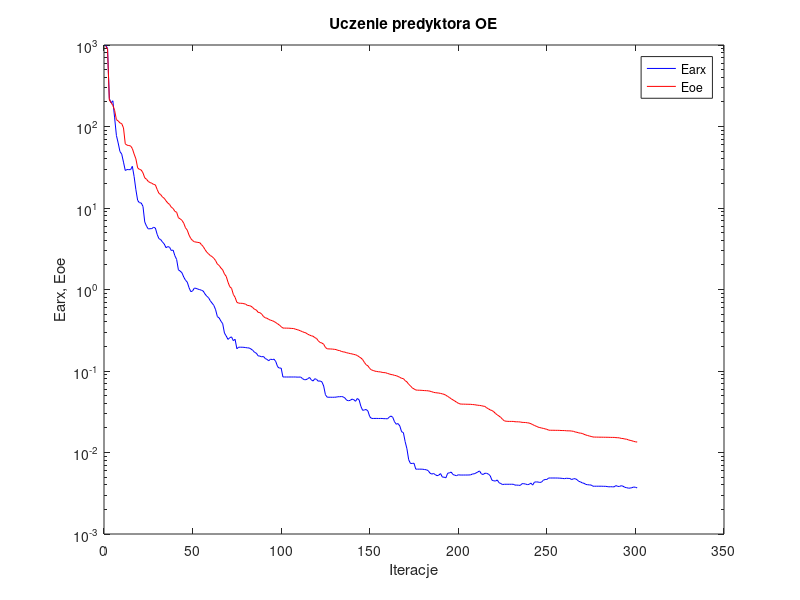
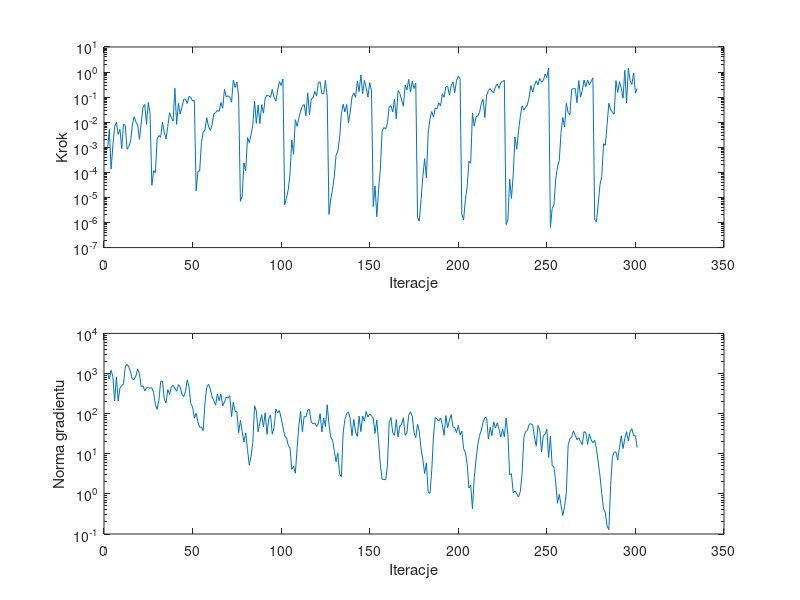

Source code (MATLAB) for these figures, in order:
%uczenie predyktora oe
clear all;
n=0; farx(n+1)=9.867895e+002; foe(n+1)=9.637912e+002; wspucz(n+1)=0.000000e+000; ng(n+1)=0.000000e+000;
%odnowa zmiennej metryki
n=1; farx(n+1)=9.124209e+002; foe(n+1)=8.894334e+002; krok(n+1)=8.410247e-004; ng(n+1)=1.010619e+003;
n=2; farx(n+1)=2.204233e+002; foe(n+1)=2.113761e+002; krok(n+1)=5.128285e-003; ng(n+1)=7.243123e+002;
n=3; farx(n+1)=1.952454e+002; foe(n+1)=1.966312e+002; krok(n+1)=1.347782e-004; ng(n+1)=1.203203e+003;
n=4; farx(n+1)=2.067459e+002; foe(n+1)=1.812432e+002; krok(n+1)=1.144090e-003; ng(n+1)=8.447941e+002;
n=5; farx(n+1)=1.276261e+002; foe(n+1)=1.573636e+002; krok(n+1)=6.669234e-003; ng(n+1)=2.085865e+002;
n=6; farx(n+1)=7.773993e+001; foe(n+1)=1.213274e+002; krok(n+1)=9.949946e-003; ng(n+1)=8.272543e+002;
n=7; farx(n+1)=6.276290e+001; foe(n+1)=1.170962e+002; krok(n+1)=3.272337e-003; ng(n+1)=2.052933e+002;
n=8; farx(n+1)=4.935254e+001; foe(n+1)=1.106309e+002; krok(n+1)=5.172508e-003; ng(n+1)=4.339397e+002;
n=9; farx(n+1)=4.585064e+001; foe(n+1)=1.085811e+002; krok(n+1)=8.861138e-004; ng(n+1)=4.948823e+002;
n=10; farx(n+1)=3.654984e+001; foe(n+1)=9.615839e+001; krok(n+1)=8.323975e-003; ng(n+1)=5.566337e+002;
n=11; farx(n+1)=2.887598e+001; foe(n+1)=6.132722e+001; krok(n+1)=7.505960e-003; ng(n+1)=1.474020e+003;
n=12; farx(n+1)=2.963822e+001; foe(n+1)=5.904531e+001; krok(n+1)=8.374265e-004; ng(n+1)=1.707997e+003;
n=13; farx(n+1)=2.956540e+001; foe(n+1)=5.837237e+001; krok(n+1)=1.066152e-003; ng(n+1)=1.439993e+003;
n=14; farx(n+1)=2.954215e+001; foe(n+1)=5.782508e+001; krok(n+1)=1.758026e-003; ng(n+1)=1.085012e+003;
n=15; farx(n+1)=3.246909e+001; foe(n+1)=5.367781e+001; krok(n+1)=7.780842e-003; ng(n+1)=7.211138e+002;
n=16; farx(n+1)=2.431052e+001; foe(n+1)=4.591844e+001; krok(n+1)=1.661484e-002; ng(n+1)=7.077306e+002;
n=17; farx(n+1)=1.676935e+001; foe(n+1)=4.009327e+001; krok(n+1)=1.033570e-002; ng(n+1)=8.731220e+002;
n=18; farx(n+1)=1.238699e+001; foe(n+1)=3.103589e+001; krok(n+1)=7.799544e-003; ng(n+1)=1.288201e+003;
n=19; farx(n+1)=1.160840e+001; foe(n+1)=2.975748e+001; krok(n+1)=2.063028e-003; ng(n+1)=9.999772e+002;
n=20; farx(n+1)=1.153727e+001; foe(n+1)=2.929171e+001; krok(n+1)=9.307204e-003; ng(n+1)=4.722418e+002;
n=21; farx(n+1)=1.045859e+001; foe(n+1)=2.700028e+001; krok(n+1)=3.833684e-002; ng(n+1)=4.954313e+002;
n=22; farx(n+1)=6.744169e+000; foe(n+1)=2.343808e+001; krok(n+1)=5.113139e-002; ng(n+1)=3.683496e+002;
n=23; farx(n+1)=5.988565e+000; foe(n+1)=2.254227e+001; krok(n+1)=8.229748e-003; ng(n+1)=4.425612e+002;
n=24; farx(n+1)=5.531525e+000; foe(n+1)=2.116675e+001; krok(n+1)=6.109779e-002; ng(n+1)=4.453812e+002;
n=25; farx(n+1)=5.573886e+000; foe(n+1)=2.052970e+001; krok(n+1)=2.194150e-002; ng(n+1)=4.306060e+002;
%odnowa zmiennej metryki
n=26; farx(n+1)=5.589163e+000; foe(n+1)=2.012413e+001; krok(n+1)=3.061523e-005; ng(n+1)=4.428948e+002;
n=27; farx(n+1)=5.806846e+000; foe(n+1)=1.946389e+001; krok(n+1)=1.169035e-004; ng(n+1)=3.317928e+002;
n=28; farx(n+1)=5.677664e+000; foe(n+1)=1.923377e+001; krok(n+1)=9.729960e-005; ng(n+1)=1.693935e+002;
n=29; farx(n+1)=4.751603e+000; foe(n+1)=1.689982e+001; krok(n+1)=2.156451e-003; ng(n+1)=1.278676e+002;
n=30; farx(n+1)=4.205684e+000; foe(n+1)=1.512800e+001; krok(n+1)=2.947309e-003; ng(n+1)=2.161559e+002;
n=31; farx(n+1)=4.097744e+000; foe(n+1)=1.460180e+001; krok(n+1)=2.500228e-003; ng(n+1)=6.396751e+002;
n=32; farx(n+1)=3.825908e+000; foe(n+1)=1.363893e+001; krok(n+1)=1.005588e-002; ng(n+1)=6.462173e+002;
n=33; farx(n+1)=3.618887e+000; foe(n+1)=1.315985e+001; krok(n+1)=3.966104e-003; ng(n+1)=2.389461e+002;
n=34; farx(n+1)=3.258842e+000; foe(n+1)=1.226293e+001; krok(n+1)=2.145173e-003; ng(n+1)=1.832043e+002;
n=35; farx(n+1)=3.362273e+000; foe(n+1)=1.150289e+001; krok(n+1)=6.776891e-003; ng(n+1)=3.976440e+002;
n=36; farx(n+1)=3.304596e+000; foe(n+1)=1.106314e+001; krok(n+1)=2.386882e-002; ng(n+1)=3.050834e+002;
n=37; farx(n+1)=3.006807e+000; foe(n+1)=1.022053e+001; krok(n+1)=1.555551e-002; ng(n+1)=4.615344e+002;
n=38; farx(n+1)=3.046604e+000; foe(n+1)=9.880613e+000; krok(n+1)=1.111520e-002; ng(n+1)=5.088597e+002;
n=39; farx(n+1)=2.600038e+000; foe(n+1)=9.097413e+000; krok(n+1)=2.268451e-001; ng(n+1)=4.304556e+002;
n=40; farx(n+1)=2.336997e+000; foe(n+1)=8.867705e+000; krok(n+1)=8.180929e-003; ng(n+1)=3.608726e+002;
n=41; farx(n+1)=1.742852e+000; foe(n+1)=7.600572e+000; krok(n+1)=5.625683e-002; ng(n+1)=5.280661e+002;
n=42; farx(n+1)=1.682972e+000; foe(n+1)=7.362018e+000; krok(n+1)=2.160874e-002; ng(n+1)=4.637715e+002;
n=43; farx(n+1)=1.605250e+000; foe(n+1)=7.055543e+000; krok(n+1)=3.941187e-002; ng(n+1)=3.016021e+002;
n=44; farx(n+1)=1.423193e+000; foe(n+1)=6.519720e+000; krok(n+1)=8.268560e-002; ng(n+1)=2.662993e+002;
n=45; farx(n+1)=1.300831e+000; foe(n+1)=5.721677e+000; krok(n+1)=8.452076e-002; ng(n+1)=3.601591e+002;
n=46; farx(n+1)=1.232151e+000; foe(n+1)=5.348961e+000; krok(n+1)=5.558094e-002; ng(n+1)=6.954465e+002;
n=47; farx(n+1)=1.053855e+000; foe(n+1)=4.652670e+000; krok(n+1)=1.068981e-001; ng(n+1)=4.645950e+002;
n=48; farx(n+1)=9.402973e-001; foe(n+1)=4.219437e+000; krok(n+1)=9.907791e-002; ng(n+1)=1.780136e+002;
n=49; farx(n+1)=9.588953e-001; foe(n+1)=3.990793e+000; krok(n+1)=7.000904e-002; ng(n+1)=1.469523e+002;
n=50; farx(n+1)=1.041842e+000; foe(n+1)=3.846642e+000; krok(n+1)=7.475647e-002; ng(n+1)=7.731207e+001;
%odnowa zmiennej metryki
n=51; farx(n+1)=1.032195e+000; foe(n+1)=3.820403e+000; krok(n+1)=1.843074e-005; ng(n+1)=1.019713e+002;
n=52; farx(n+1)=1.010896e+000; foe(n+1)=3.779994e+000; krok(n+1)=1.085565e-004; ng(n+1)=6.273618e+001;
n=53; farx(n+1)=9.976583e-001; foe(n+1)=3.762029e+000; krok(n+1)=1.119163e-004; ng(n+1)=4.590024e+001;
n=54; farx(n+1)=9.791291e-001; foe(n+1)=3.555302e+000; krok(n+1)=1.548092e-003; ng(n+1)=4.641403e+001;
n=55; farx(n+1)=9.572897e-001; foe(n+1)=3.366697e+000; krok(n+1)=3.916767e-003; ng(n+1)=3.774026e+001;
n=56; farx(n+1)=8.821608e-001; foe(n+1)=3.095254e+000; krok(n+1)=4.938447e-003; ng(n+1)=1.839285e+002;
n=57; farx(n+1)=8.275924e-001; foe(n+1)=2.874606e+000; krok(n+1)=1.525264e-002; ng(n+1)=4.556379e+002;
n=58; farx(n+1)=7.942843e-001; foe(n+1)=2.742304e+000; krok(n+1)=6.776891e-003; ng(n+1)=5.403587e+002;
n=59; farx(n+1)=7.271738e-001; foe(n+1)=2.610001e+000; krok(n+1)=4.743099e-003; ng(n+1)=4.117403e+002;
n=60; farx(n+1)=6.806226e-001; foe(n+1)=2.537777e+000; krok(n+1)=7.780842e-003; ng(n+1)=2.636682e+002;
n=61; farx(n+1)=6.385902e-001; foe(n+1)=2.412221e+000; krok(n+1)=2.160874e-002; ng(n+1)=2.096710e+002;
n=62; farx(n+1)=5.647344e-001; foe(n+1)=2.265190e+000; krok(n+1)=2.447519e-002; ng(n+1)=1.618736e+002;
n=63; farx(n+1)=4.643695e-001; foe(n+1)=2.046683e+000; krok(n+1)=2.928765e-002; ng(n+1)=3.092119e+002;
n=64; farx(n+1)=4.483578e-001; foe(n+1)=1.974472e+000; krok(n+1)=2.721013e-002; ng(n+1)=2.100220e+002;
n=65; farx(n+1)=4.089625e-001; foe(n+1)=1.834814e+000; krok(n+1)=6.144187e-002; ng(n+1)=3.045233e+002;
n=66; farx(n+1)=3.806908e-001; foe(n+1)=1.741357e+000; krok(n+1)=3.571281e-002; ng(n+1)=1.559146e+002;
n=67; farx(n+1)=2.921047e-001; foe(n+1)=1.550901e+000; krok(n+1)=2.031949e-001; ng(n+1)=1.966565e+002;
n=68; farx(n+1)=2.685574e-001; foe(n+1)=1.448141e+000; krok(n+1)=1.036127e-001; ng(n+1)=2.578102e+002;
n=69; farx(n+1)=2.441002e-001; foe(n+1)=1.229089e+000; krok(n+1)=1.134226e-001; ng(n+1)=2.433249e+002;
n=70; farx(n+1)=2.563349e-001; foe(n+1)=1.081060e+000; krok(n+1)=9.809225e-002; ng(n+1)=2.786051e+002;
n=71; farx(n+1)=2.622627e-001; foe(n+1)=1.034941e+000; krok(n+1)=6.306675e-002; ng(n+1)=8.455303e+001;
n=72; farx(n+1)=2.356167e-001; foe(n+1)=8.714461e-001; krok(n+1)=4.764226e-001; ng(n+1)=1.933085e+002;
n=73; farx(n+1)=2.450394e-001; foe(n+1)=8.010483e-001; krok(n+1)=2.443912e-001; ng(n+1)=1.147855e+002;
n=74; farx(n+1)=1.875658e-001; foe(n+1)=6.964374e-001; krok(n+1)=4.003408e-001; ng(n+1)=1.093820e+002;
n=75; farx(n+1)=1.959700e-001; foe(n+1)=6.801738e-001; krok(n+1)=1.124683e-001; ng(n+1)=3.362505e+001;
%odnowa zmiennej metryki
n=76; farx(n+1)=1.958536e-001; foe(n+1)=6.778681e-001; krok(n+1)=6.997257e-006; ng(n+1)=6.791631e+001;
n=77; farx(n+1)=1.957582e-001; foe(n+1)=6.766577e-001; krok(n+1)=1.104522e-005; ng(n+1)=3.590339e+001;
n=78; farx(n+1)=1.951231e-001; foe(n+1)=6.694645e-001; krok(n+1)=2.385047e-004; ng(n+1)=1.977276e+001;
n=79; farx(n+1)=1.937073e-001; foe(n+1)=6.607161e-001; krok(n+1)=1.159103e-004; ng(n+1)=3.315607e+001;
n=80; farx(n+1)=1.922586e-001; foe(n+1)=6.366941e-001; krok(n+1)=2.424720e-003; ng(n+1)=1.281097e+001;
n=81; farx(n+1)=1.915732e-001; foe(n+1)=6.346989e-001; krok(n+1)=1.548092e-003; ng(n+1)=5.233967e+000;
n=82; farx(n+1)=1.860013e-001; foe(n+1)=6.230140e-001; krok(n+1)=3.144401e-003; ng(n+1)=8.665853e+000;
n=83; farx(n+1)=1.791736e-001; foe(n+1)=5.998584e-001; krok(n+1)=7.763844e-003; ng(n+1)=1.907959e+001;
n=84; farx(n+1)=1.693642e-001; foe(n+1)=5.703183e-001; krok(n+1)=6.907323e-002; ng(n+1)=1.573273e+002;
n=85; farx(n+1)=1.655378e-001; foe(n+1)=5.608336e-001; krok(n+1)=8.988693e-003; ng(n+1)=1.156893e+002;
n=86; farx(n+1)=1.536137e-001; foe(n+1)=5.241435e-001; krok(n+1)=4.757597e-002; ng(n+1)=3.497946e+001;
n=87; farx(n+1)=1.521982e-001; foe(n+1)=5.200299e-001; krok(n+1)=8.799720e-003; ng(n+1)=6.032161e+001;
n=88; farx(n+1)=1.493672e-001; foe(n+1)=4.995371e-001; krok(n+1)=5.005537e-002; ng(n+1)=9.357672e+001;
n=89; farx(n+1)=1.507914e-001; foe(n+1)=4.673530e-001; krok(n+1)=2.284436e-002; ng(n+1)=4.656631e+001;
n=90; farx(n+1)=1.424413e-001; foe(n+1)=4.500523e-001; krok(n+1)=9.228634e-002; ng(n+1)=1.058404e+002;
n=91; farx(n+1)=1.387445e-001; foe(n+1)=4.437644e-001; krok(n+1)=1.196783e-001; ng(n+1)=3.047120e+001;
n=92; farx(n+1)=1.336772e-001; foe(n+1)=4.296741e-001; krok(n+1)=1.143200e-001; ng(n+1)=7.409041e+001;
n=93; farx(n+1)=1.396831e-001; foe(n+1)=4.204811e-001; krok(n+1)=9.809225e-002; ng(n+1)=9.284959e+001;
n=94; farx(n+1)=1.380326e-001; foe(n+1)=4.143201e-001; krok(n+1)=2.051030e-001; ng(n+1)=3.079113e+001;
n=95; farx(n+1)=1.396926e-001; foe(n+1)=4.051445e-001; krok(n+1)=9.809225e-002; ng(n+1)=4.483298e+001;
n=96; farx(n+1)=1.301341e-001; foe(n+1)=3.922290e-001; krok(n+1)=6.935426e-002; ng(n+1)=1.299831e+002;
n=97; farx(n+1)=1.128452e-001; foe(n+1)=3.796491e-001; krok(n+1)=1.775417e-001; ng(n+1)=1.037773e+002;
n=98; farx(n+1)=1.085230e-001; foe(n+1)=3.662252e-001; krok(n+1)=4.187571e-001; ng(n+1)=1.197748e+002;
n=99; farx(n+1)=1.086661e-001; foe(n+1)=3.500993e-001; krok(n+1)=2.921091e-001; ng(n+1)=7.644221e+001;
n=100; farx(n+1)=8.449865e-002; foe(n+1)=3.364208e-001; krok(n+1)=5.316748e-001; ng(n+1)=4.605682e+001;
%odnowa zmiennej metryki
n=101; farx(n+1)=8.446223e-002; foe(n+1)=3.361431e-001; krok(n+1)=5.082078e-006; ng(n+1)=2.765521e+001;
n=102; farx(n+1)=8.441334e-002; foe(n+1)=3.357012e-001; krok(n+1)=9.377529e-006; ng(n+1)=2.513180e+001;
n=103; farx(n+1)=8.438507e-002; foe(n+1)=3.354023e-001; krok(n+1)=2.031935e-005; ng(n+1)=1.630495e+001;
n=104; farx(n+1)=8.444469e-002; foe(n+1)=3.344840e-001; krok(n+1)=8.669030e-005; ng(n+1)=1.420068e+001;
n=105; farx(n+1)=8.442141e-002; foe(n+1)=3.328480e-001; krok(n+1)=1.956001e-003; ng(n+1)=4.086968e+000;
n=106; farx(n+1)=8.439054e-002; foe(n+1)=3.321027e-001; krok(n+1)=5.276810e-004; ng(n+1)=4.899079e+000;
n=107; farx(n+1)=8.448955e-002; foe(n+1)=3.265359e-001; krok(n+1)=1.260621e-002; ng(n+1)=3.267392e+000;
n=108; farx(n+1)=8.412552e-002; foe(n+1)=3.218462e-001; krok(n+1)=6.854056e-003; ng(n+1)=1.326957e+001;
n=109; farx(n+1)=8.412969e-002; foe(n+1)=3.168596e-001; krok(n+1)=1.427439e-002; ng(n+1)=5.133175e+001;
n=110; farx(n+1)=8.440705e-002; foe(n+1)=3.101514e-001; krok(n+1)=2.788178e-002; ng(n+1)=1.133606e+002;
n=111; farx(n+1)=8.086078e-002; foe(n+1)=3.039335e-001; krok(n+1)=4.284718e-002; ng(n+1)=3.471369e+001;
n=112; farx(n+1)=7.832343e-002; foe(n+1)=2.976516e-001; krok(n+1)=5.160128e-002; ng(n+1)=8.579128e+001;
n=113; farx(n+1)=7.819162e-002; foe(n+1)=2.931270e-001; krok(n+1)=1.799391e-002; ng(n+1)=8.212925e+001;
n=114; farx(n+1)=8.036043e-002; foe(n+1)=2.826590e-001; krok(n+1)=1.487414e-001; ng(n+1)=1.238597e+002;
n=115; farx(n+1)=8.337030e-002; foe(n+1)=2.764373e-001; krok(n+1)=2.011176e-002; ng(n+1)=1.271314e+002;
n=116; farx(n+1)=7.804645e-002; foe(n+1)=2.704110e-001; krok(n+1)=8.343059e-002; ng(n+1)=6.189076e+001;
n=117; farx(n+1)=7.535230e-002; foe(n+1)=2.672585e-001; krok(n+1)=9.326072e-002; ng(n+1)=5.564914e+001;
n=118; farx(n+1)=8.043215e-002; foe(n+1)=2.568416e-001; krok(n+1)=1.702433e-001; ng(n+1)=5.879314e+001;
n=119; farx(n+1)=7.879783e-002; foe(n+1)=2.505284e-001; krok(n+1)=1.104861e-001; ng(n+1)=4.802967e+001;
n=120; farx(n+1)=7.486737e-002; foe(n+1)=2.341383e-001; krok(n+1)=3.713045e-001; ng(n+1)=5.693993e+001;
n=121; farx(n+1)=7.557459e-002; foe(n+1)=2.239898e-001; krok(n+1)=4.089939e-001; ng(n+1)=1.005039e+002;
n=122; farx(n+1)=7.361070e-002; foe(n+1)=2.204248e-001; krok(n+1)=1.355389e-001; ng(n+1)=3.487510e+001;
n=123; farx(n+1)=6.549187e-002; foe(n+1)=2.129832e-001; krok(n+1)=1.355729e-001; ng(n+1)=7.755381e+001;
n=124; farx(n+1)=5.114657e-002; foe(n+1)=1.948020e-001; krok(n+1)=4.641165e-001; ng(n+1)=4.788370e+001;
n=125; farx(n+1)=4.768214e-002; foe(n+1)=1.871238e-001; krok(n+1)=1.019950e-001; ng(n+1)=1.664528e+002;
%odnowa zmiennej metryki
n=126; farx(n+1)=4.766584e-002; foe(n+1)=1.866919e-001; krok(n+1)=2.107948e-006; ng(n+1)=5.405636e+001;
n=127; farx(n+1)=4.765214e-002; foe(n+1)=1.863234e-001; krok(n+1)=8.690837e-006; ng(n+1)=2.576434e+001;
n=128; farx(n+1)=4.760233e-002; foe(n+1)=1.856938e-001; krok(n+1)=2.067984e-005; ng(n+1)=2.208489e+001;
n=129; farx(n+1)=4.767313e-002; foe(n+1)=1.844871e-001; krok(n+1)=7.005353e-005; ng(n+1)=1.186102e+001;
n=130; farx(n+1)=4.777558e-002; foe(n+1)=1.833789e-001; krok(n+1)=4.863834e-004; ng(n+1)=6.313167e+000;
n=131; farx(n+1)=4.833156e-002; foe(n+1)=1.792436e-001; krok(n+1)=7.138862e-004; ng(n+1)=1.050768e+001;
n=132; farx(n+1)=4.834501e-002; foe(n+1)=1.783688e-001; krok(n+1)=2.371138e-003; ng(n+1)=3.146354e+000;
n=133; farx(n+1)=4.860052e-002; foe(n+1)=1.737783e-001; krok(n+1)=2.219272e-002; ng(n+1)=2.674919e+000;
n=134; farx(n+1)=4.818959e-002; foe(n+1)=1.718582e-001; krok(n+1)=5.213103e-002; ng(n+1)=3.306822e+001;
n=135; farx(n+1)=4.658447e-002; foe(n+1)=1.704209e-001; krok(n+1)=2.556212e-002; ng(n+1)=7.239248e+001;
n=136; farx(n+1)=4.382163e-002; foe(n+1)=1.674339e-001; krok(n+1)=5.157588e-002; ng(n+1)=9.988503e+001;
n=137; farx(n+1)=4.318970e-002; foe(n+1)=1.656048e-001; krok(n+1)=9.417142e-003; ng(n+1)=1.114474e+002;
n=138; farx(n+1)=4.363254e-002; foe(n+1)=1.635750e-001; krok(n+1)=2.497713e-002; ng(n+1)=7.318432e+001;
n=139; farx(n+1)=4.522417e-002; foe(n+1)=1.621173e-001; krok(n+1)=1.020821e-001; ng(n+1)=2.801857e+001;
n=140; farx(n+1)=4.453888e-002; foe(n+1)=1.597879e-001; krok(n+1)=1.465586e-001; ng(n+1)=7.204623e+001;
n=141; farx(n+1)=4.249883e-002; foe(n+1)=1.581849e-001; krok(n+1)=9.909413e-002; ng(n+1)=3.530961e+001;
n=142; farx(n+1)=4.602241e-002; foe(n+1)=1.548229e-001; krok(n+1)=4.337210e-001; ng(n+1)=2.702320e+001;
n=143; farx(n+1)=4.428096e-002; foe(n+1)=1.495324e-001; krok(n+1)=1.677703e-001; ng(n+1)=8.658248e+001;
n=144; farx(n+1)=3.689921e-002; foe(n+1)=1.445648e-001; krok(n+1)=7.612154e-001; ng(n+1)=3.553188e+001;
n=145; farx(n+1)=3.292596e-002; foe(n+1)=1.382112e-001; krok(n+1)=1.400181e-001; ng(n+1)=8.696595e+001;
n=146; farx(n+1)=3.328345e-002; foe(n+1)=1.273599e-001; krok(n+1)=4.635137e-001; ng(n+1)=6.532319e+001;
n=147; farx(n+1)=3.374160e-002; foe(n+1)=1.193119e-001; krok(n+1)=2.357265e-001; ng(n+1)=1.126357e+002;
n=148; farx(n+1)=3.219252e-002; foe(n+1)=1.155499e-001; krok(n+1)=1.003397e-001; ng(n+1)=8.197157e+001;
n=149; farx(n+1)=2.756503e-002; foe(n+1)=1.074118e-001; krok(n+1)=3.780408e-001; ng(n+1)=9.700817e+001;
n=150; farx(n+1)=2.620513e-002; foe(n+1)=1.030262e-001; krok(n+1)=1.794664e-001; ng(n+1)=8.883311e+001;
%odnowa zmiennej metryki
n=151; farx(n+1)=2.617090e-002; foe(n+1)=1.014920e-001; krok(n+1)=4.359474e-006; ng(n+1)=7.667178e+001;
n=152; farx(n+1)=2.619165e-002; foe(n+1)=9.949682e-002; krok(n+1)=2.867992e-005; ng(n+1)=3.229146e+001;
n=153; farx(n+1)=2.619894e-002; foe(n+1)=9.876994e-002; krok(n+1)=1.711678e-006; ng(n+1)=6.872109e+001;
n=154; farx(n+1)=2.615532e-002; foe(n+1)=9.777746e-002; krok(n+1)=2.114892e-005; ng(n+1)=2.025990e+001;
n=155; farx(n+1)=2.617307e-002; foe(n+1)=9.758071e-002; krok(n+1)=1.367364e-004; ng(n+1)=5.374650e+000;
n=156; farx(n+1)=2.616372e-002; foe(n+1)=9.621759e-002; krok(n+1)=4.563662e-003; ng(n+1)=2.285953e+000;
n=157; farx(n+1)=2.601304e-002; foe(n+1)=9.555774e-002; krok(n+1)=6.131265e-003; ng(n+1)=2.306539e+000;
n=158; farx(n+1)=2.602995e-002; foe(n+1)=9.529427e-002; krok(n+1)=5.269205e-003; ng(n+1)=2.252299e+000;
n=159; farx(n+1)=2.587213e-002; foe(n+1)=9.333867e-002; krok(n+1)=9.447410e-003; ng(n+1)=5.124787e+000;
n=160; farx(n+1)=2.712740e-002; foe(n+1)=9.214430e-002; krok(n+1)=4.134280e-002; ng(n+1)=6.170183e+001;
n=161; farx(n+1)=2.803738e-002; foe(n+1)=9.053644e-002; krok(n+1)=4.559356e-002; ng(n+1)=7.960144e+001;
n=162; farx(n+1)=2.703097e-002; foe(n+1)=8.995030e-002; krok(n+1)=2.560364e-002; ng(n+1)=3.372003e+001;
n=163; farx(n+1)=2.384436e-002; foe(n+1)=8.832492e-002; krok(n+1)=8.343059e-002; ng(n+1)=2.900351e+001;
n=164; farx(n+1)=2.222036e-002; foe(n+1)=8.760382e-002; krok(n+1)=1.370811e-002; ng(n+1)=7.115428e+001;
n=165; farx(n+1)=2.264613e-002; foe(n+1)=8.573703e-002; krok(n+1)=1.817918e-001; ng(n+1)=2.609603e+001;
n=166; farx(n+1)=2.111783e-002; foe(n+1)=8.362137e-002; krok(n+1)=1.409038e-001; ng(n+1)=4.945842e+001;
n=167; farx(n+1)=1.796680e-002; foe(n+1)=8.126048e-002; krok(n+1)=7.727538e-002; ng(n+1)=5.508307e+001;
n=168; farx(n+1)=1.756281e-002; foe(n+1)=8.072246e-002; krok(n+1)=4.366353e-002; ng(n+1)=7.889659e+001;
n=169; farx(n+1)=1.359601e-002; foe(n+1)=7.619493e-002; krok(n+1)=2.987477e-001; ng(n+1)=2.900774e+001;
n=170; farx(n+1)=1.112291e-002; foe(n+1)=7.350472e-002; krok(n+1)=1.942977e-001; ng(n+1)=3.312768e+001;
n=171; farx(n+1)=8.147285e-003; foe(n+1)=6.867331e-002; krok(n+1)=5.090926e-001; ng(n+1)=9.218335e+001;
n=172; farx(n+1)=7.338738e-003; foe(n+1)=6.572557e-002; krok(n+1)=1.591991e-001; ng(n+1)=1.112311e+002;
n=173; farx(n+1)=7.344480e-003; foe(n+1)=6.209835e-002; krok(n+1)=4.337210e-001; ng(n+1)=8.733771e+001;
n=174; farx(n+1)=7.386041e-003; foe(n+1)=6.030647e-002; krok(n+1)=2.203117e-001; ng(n+1)=3.409554e+001;
n=175; farx(n+1)=6.249317e-003; foe(n+1)=5.846879e-002; krok(n+1)=3.589327e-001; ng(n+1)=2.509399e+001;
%odnowa zmiennej metryki
n=176; farx(n+1)=6.247715e-003; foe(n+1)=5.818924e-002; krok(n+1)=1.599945e-006; ng(n+1)=5.494375e+001;
n=177; farx(n+1)=6.248301e-003; foe(n+1)=5.808783e-002; krok(n+1)=1.133979e-006; ng(n+1)=3.586336e+001;
n=178; farx(n+1)=6.247611e-003; foe(n+1)=5.798020e-002; krok(n+1)=8.470861e-006; ng(n+1)=1.301598e+001;
n=179; farx(n+1)=6.231395e-003; foe(n+1)=5.772250e-002; krok(n+1)=6.975159e-005; ng(n+1)=7.137685e+000;
n=180; farx(n+1)=6.178403e-003; foe(n+1)=5.749676e-002; krok(n+1)=3.522699e-004; ng(n+1)=3.216466e+000;
n=181; farx(n+1)=6.137897e-003; foe(n+1)=5.735414e-002; krok(n+1)=5.990465e-005; ng(n+1)=5.915958e+000;
n=182; farx(n+1)=5.992325e-003; foe(n+1)=5.711881e-002; krok(n+1)=3.752448e-003; ng(n+1)=1.096751e+000;
n=183; farx(n+1)=5.596060e-003; foe(n+1)=5.656395e-002; krok(n+1)=1.355378e-002; ng(n+1)=1.032266e+000;
n=184; farx(n+1)=5.430311e-003; foe(n+1)=5.574310e-002; krok(n+1)=2.667694e-002; ng(n+1)=3.746927e+000;
n=185; farx(n+1)=5.531061e-003; foe(n+1)=5.475360e-002; krok(n+1)=1.596002e-002; ng(n+1)=2.776691e+001;
n=186; farx(n+1)=5.356872e-003; foe(n+1)=5.424247e-002; krok(n+1)=3.692409e-002; ng(n+1)=8.068286e+001;
n=187; farx(n+1)=5.193005e-003; foe(n+1)=5.392127e-002; krok(n+1)=3.426151e-002; ng(n+1)=7.323044e+001;
n=188; farx(n+1)=5.276058e-003; foe(n+1)=5.362471e-002; krok(n+1)=5.945329e-002; ng(n+1)=6.590681e+001;
n=189; farx(n+1)=5.509459e-003; foe(n+1)=5.307062e-002; krok(n+1)=4.486659e-002; ng(n+1)=7.782002e+001;
n=190; farx(n+1)=4.988330e-003; foe(n+1)=5.244825e-002; krok(n+1)=1.354890e-001; ng(n+1)=5.333160e+001;
n=191; farx(n+1)=4.982864e-003; foe(n+1)=5.171573e-002; krok(n+1)=9.809225e-002; ng(n+1)=2.874240e+001;
n=192; farx(n+1)=4.892483e-003; foe(n+1)=5.040196e-002; krok(n+1)=2.625380e-001; ng(n+1)=8.951660e+001;
n=193; farx(n+1)=5.566010e-003; foe(n+1)=4.875782e-002; krok(n+1)=2.635881e-001; ng(n+1)=4.484316e+001;
n=194; farx(n+1)=5.631417e-003; foe(n+1)=4.731849e-002; krok(n+1)=1.237945e-001; ng(n+1)=6.859322e+001;
n=195; farx(n+1)=5.754987e-003; foe(n+1)=4.560103e-002; krok(n+1)=2.866206e-001; ng(n+1)=9.495653e+001;
n=196; farx(n+1)=5.363601e-003; foe(n+1)=4.420974e-002; krok(n+1)=4.065930e-001; ng(n+1)=4.684318e+001;
n=197; farx(n+1)=5.266603e-003; foe(n+1)=4.287957e-002; krok(n+1)=1.509846e-001; ng(n+1)=4.476245e+001;
n=198; farx(n+1)=5.199745e-003; foe(n+1)=4.147331e-002; krok(n+1)=4.567804e-001; ng(n+1)=3.356930e+001;
n=199; farx(n+1)=5.328300e-003; foe(n+1)=4.022471e-002; krok(n+1)=7.011953e-001; ng(n+1)=5.068019e+001;
n=200; farx(n+1)=5.290186e-003; foe(n+1)=3.940421e-002; krok(n+1)=5.419562e-001; ng(n+1)=2.971566e+001;
%odnowa zmiennej metryki
n=201; farx(n+1)=5.291278e-003; foe(n+1)=3.923339e-002; krok(n+1)=2.189173e-006; ng(n+1)=3.662993e+001;
n=202; farx(n+1)=5.291827e-003; foe(n+1)=3.921452e-002; krok(n+1)=1.268643e-006; ng(n+1)=1.345811e+001;
n=203; farx(n+1)=5.294388e-003; foe(n+1)=3.914382e-002; krok(n+1)=8.155065e-006; ng(n+1)=1.074069e+001;
n=204; farx(n+1)=5.292872e-003; foe(n+1)=3.908671e-002; krok(n+1)=2.581106e-005; ng(n+1)=5.660755e+000;
n=205; farx(n+1)=5.301612e-003; foe(n+1)=3.904383e-002; krok(n+1)=2.781068e-004; ng(n+1)=1.401478e+000;
n=206; farx(n+1)=5.316086e-003; foe(n+1)=3.899577e-002; krok(n+1)=2.318206e-004; ng(n+1)=1.651582e+000;
n=207; farx(n+1)=5.450866e-003; foe(n+1)=3.878260e-002; krok(n+1)=2.307159e-002; ng(n+1)=4.269230e-001;
n=208; farx(n+1)=5.476400e-003; foe(n+1)=3.864813e-002; krok(n+1)=6.947618e-003; ng(n+1)=2.540149e+000;
n=209; farx(n+1)=5.610082e-003; foe(n+1)=3.830428e-002; krok(n+1)=1.672063e-002; ng(n+1)=7.004243e+000;
n=210; farx(n+1)=5.769672e-003; foe(n+1)=3.801020e-002; krok(n+1)=1.779884e-002; ng(n+1)=1.673902e+001;
n=211; farx(n+1)=5.936462e-003; foe(n+1)=3.783941e-002; krok(n+1)=2.476948e-002; ng(n+1)=2.832204e+001;
n=212; farx(n+1)=5.481270e-003; foe(n+1)=3.754758e-002; krok(n+1)=5.694364e-002; ng(n+1)=3.878153e+001;
n=213; farx(n+1)=5.369253e-003; foe(n+1)=3.708904e-002; krok(n+1)=8.100548e-002; ng(n+1)=6.088487e+001;
n=214; farx(n+1)=5.560240e-003; foe(n+1)=3.677341e-002; krok(n+1)=1.526430e-002; ng(n+1)=7.993845e+001;
n=215; farx(n+1)=5.560518e-003; foe(n+1)=3.536222e-002; krok(n+1)=1.202721e-001; ng(n+1)=7.900101e+001;
n=216; farx(n+1)=5.431487e-003; foe(n+1)=3.442087e-002; krok(n+1)=1.827549e-001; ng(n+1)=2.322138e+001;
n=217; farx(n+1)=5.193698e-003; foe(n+1)=3.333419e-002; krok(n+1)=2.203117e-001; ng(n+1)=4.548177e+001;
n=218; farx(n+1)=4.574794e-003; foe(n+1)=3.274659e-002; krok(n+1)=1.694093e-001; ng(n+1)=2.844315e+001;
n=219; farx(n+1)=4.497994e-003; foe(n+1)=3.169111e-002; krok(n+1)=1.497423e-001; ng(n+1)=6.229393e+001;
n=220; farx(n+1)=4.463056e-003; foe(n+1)=3.012342e-002; krok(n+1)=2.617897e-001; ng(n+1)=4.376903e+001;
n=221; farx(n+1)=4.603913e-003; foe(n+1)=2.898988e-002; krok(n+1)=3.381117e-001; ng(n+1)=5.849095e+001;
n=222; farx(n+1)=4.261946e-003; foe(n+1)=2.798976e-002; krok(n+1)=2.224108e-001; ng(n+1)=4.127878e+001;
n=223; farx(n+1)=4.156740e-003; foe(n+1)=2.693908e-002; krok(n+1)=3.881773e-001; ng(n+1)=2.622390e+001;
n=224; farx(n+1)=4.045139e-003; foe(n+1)=2.550965e-002; krok(n+1)=4.126070e-001; ng(n+1)=4.161537e+001;
n=225; farx(n+1)=4.077652e-003; foe(n+1)=2.444891e-002; krok(n+1)=4.726961e-001; ng(n+1)=2.649073e+001;
%odnowa zmiennej metryki
n=226; farx(n+1)=4.077580e-003; foe(n+1)=2.420060e-002; krok(n+1)=8.275305e-007; ng(n+1)=7.704499e+001;
n=227; farx(n+1)=4.077594e-003; foe(n+1)=2.411277e-002; krok(n+1)=1.318057e-006; ng(n+1)=3.068396e+001;
n=228; farx(n+1)=4.077649e-003; foe(n+1)=2.408223e-002; krok(n+1)=5.326795e-005; ng(n+1)=2.974354e+000;
n=229; farx(n+1)=4.077615e-003; foe(n+1)=2.407266e-002; krok(n+1)=9.125546e-006; ng(n+1)=3.179022e+000;
n=230; farx(n+1)=4.075775e-003; foe(n+1)=2.406758e-002; krok(n+1)=7.818173e-005; ng(n+1)=1.062069e+000;
n=231; farx(n+1)=3.981937e-003; foe(n+1)=2.385358e-002; krok(n+1)=2.600877e-003; ng(n+1)=1.183160e+000;
n=232; farx(n+1)=3.981998e-003; foe(n+1)=2.381683e-002; krok(n+1)=8.374265e-004; ng(n+1)=9.959450e-001;
n=233; farx(n+1)=3.967133e-003; foe(n+1)=2.378111e-002; krok(n+1)=4.341280e-003; ng(n+1)=8.388680e-001;
n=234; farx(n+1)=3.948370e-003; foe(n+1)=2.368661e-002; krok(n+1)=1.675780e-002; ng(n+1)=1.142830e+000;
n=235; farx(n+1)=4.147379e-003; foe(n+1)=2.344423e-002; krok(n+1)=4.544795e-002; ng(n+1)=3.095708e+000;
n=236; farx(n+1)=4.141136e-003; foe(n+1)=2.337538e-002; krok(n+1)=3.012318e-002; ng(n+1)=2.501288e+001;
n=237; farx(n+1)=4.100130e-003; foe(n+1)=2.332189e-002; krok(n+1)=3.979978e-002; ng(n+1)=3.597495e+001;
n=238; farx(n+1)=4.036417e-003; foe(n+1)=2.314642e-002; krok(n+1)=4.905012e-002; ng(n+1)=3.786077e+001;
n=239; farx(n+1)=4.071294e-003; foe(n+1)=2.298755e-002; krok(n+1)=1.003743e-001; ng(n+1)=5.438072e+001;
n=240; farx(n+1)=4.211583e-003; foe(n+1)=2.255283e-002; krok(n+1)=2.885219e-001; ng(n+1)=5.601874e+001;
n=241; farx(n+1)=3.980676e-003; foe(n+1)=2.199321e-002; krok(n+1)=1.591991e-001; ng(n+1)=5.179939e+001;
n=242; farx(n+1)=4.338021e-003; foe(n+1)=2.144851e-002; krok(n+1)=2.942678e-001; ng(n+1)=2.610273e+001;
n=243; farx(n+1)=4.356205e-003; foe(n+1)=2.100311e-002; krok(n+1)=4.467816e-001; ng(n+1)=1.545910e+001;
n=244; farx(n+1)=4.344934e-003; foe(n+1)=2.050749e-002; krok(n+1)=3.129038e-001; ng(n+1)=5.058780e+001;
n=245; farx(n+1)=4.291820e-003; foe(n+1)=2.022213e-002; krok(n+1)=5.570755e-001; ng(n+1)=3.951433e+001;
n=246; farx(n+1)=4.333044e-003; foe(n+1)=1.998489e-002; krok(n+1)=3.923690e-001; ng(n+1)=1.107711e+001;
n=247; farx(n+1)=4.567700e-003; foe(n+1)=1.975317e-002; krok(n+1)=4.556164e-001; ng(n+1)=2.865322e+001;
n=248; farx(n+1)=4.666967e-003; foe(n+1)=1.949596e-002; krok(n+1)=8.256204e-001; ng(n+1)=3.037328e+001;
n=249; farx(n+1)=4.670195e-003; foe(n+1)=1.925348e-002; krok(n+1)=6.039386e-001; ng(n+1)=4.066536e+001;
n=250; farx(n+1)=4.865414e-003; foe(n+1)=1.880506e-002; krok(n+1)=1.458994e+000; ng(n+1)=8.038342e+000;
%odnowa zmiennej metryki
n=251; farx(n+1)=4.865105e-003; foe(n+1)=1.874918e-002; krok(n+1)=6.357245e-007; ng(n+1)=2.767704e+001;
n=252; farx(n+1)=4.865496e-003; foe(n+1)=1.874034e-002; krok(n+1)=3.652351e-006; ng(n+1)=5.133031e+000;
n=253; farx(n+1)=4.865175e-003; foe(n+1)=1.873323e-002; krok(n+1)=4.944182e-006; ng(n+1)=4.644813e+000;
n=254; farx(n+1)=4.863040e-003; foe(n+1)=1.870919e-002; krok(n+1)=5.547503e-005; ng(n+1)=1.961476e+000;
n=255; farx(n+1)=4.861360e-003; foe(n+1)=1.870602e-002; krok(n+1)=1.631084e-004; ng(n+1)=5.811163e-001;
n=256; farx(n+1)=4.846767e-003; foe(n+1)=1.868714e-002; krok(n+1)=2.923979e-004; ng(n+1)=9.773361e-001;
n=257; farx(n+1)=4.834036e-003; foe(n+1)=1.862038e-002; krok(n+1)=3.965892e-003; ng(n+1)=5.197252e-001;
n=258; farx(n+1)=4.801495e-003; foe(n+1)=1.860030e-002; krok(n+1)=1.538463e-002; ng(n+1)=2.896529e-001;
n=259; farx(n+1)=4.776496e-003; foe(n+1)=1.857982e-002; krok(n+1)=6.409470e-003; ng(n+1)=4.827394e-001;
n=260; farx(n+1)=4.832839e-003; foe(n+1)=1.847682e-002; krok(n+1)=5.671128e-002; ng(n+1)=1.080194e+000;
n=261; farx(n+1)=4.810966e-003; foe(n+1)=1.844817e-002; krok(n+1)=2.409244e-002; ng(n+1)=1.609420e+001;
n=262; farx(n+1)=4.799560e-003; foe(n+1)=1.843465e-002; krok(n+1)=1.989989e-002; ng(n+1)=2.387046e+001;
n=263; farx(n+1)=4.655255e-003; foe(n+1)=1.832735e-002; krok(n+1)=2.007982e-001; ng(n+1)=2.623173e+001;
n=264; farx(n+1)=4.756420e-003; foe(n+1)=1.819543e-002; krok(n+1)=2.193298e-001; ng(n+1)=3.733703e+001;
n=265; farx(n+1)=4.773826e-003; foe(n+1)=1.785388e-002; krok(n+1)=2.203031e-001; ng(n+1)=2.896641e+001;
n=266; farx(n+1)=4.642566e-003; foe(n+1)=1.770246e-002; krok(n+1)=6.046686e-002; ng(n+1)=2.228670e+001;
n=267; farx(n+1)=4.427519e-003; foe(n+1)=1.740431e-002; krok(n+1)=4.577617e-001; ng(n+1)=2.507533e+001;
n=268; farx(n+1)=4.359478e-003; foe(n+1)=1.728331e-002; krok(n+1)=1.003991e-001; ng(n+1)=2.037263e+001;
n=269; farx(n+1)=4.236618e-003; foe(n+1)=1.712566e-002; krok(n+1)=1.827549e-001; ng(n+1)=1.695212e+001;
n=270; farx(n+1)=4.187143e-003; foe(n+1)=1.671697e-002; krok(n+1)=4.787134e-001; ng(n+1)=3.551495e+001;
n=271; farx(n+1)=4.057314e-003; foe(n+1)=1.639444e-002; krok(n+1)=2.625380e-001; ng(n+1)=3.342984e+001;
n=272; farx(n+1)=4.026600e-003; foe(n+1)=1.616328e-002; krok(n+1)=4.745266e-001; ng(n+1)=1.710534e+001;
n=273; farx(n+1)=4.003164e-003; foe(n+1)=1.592710e-002; krok(n+1)=3.083795e-001; ng(n+1)=3.134161e+001;
n=274; farx(n+1)=3.990624e-003; foe(n+1)=1.574380e-002; krok(n+1)=4.228884e-001; ng(n+1)=2.214612e+001;
n=275; farx(n+1)=3.857940e-003; foe(n+1)=1.549821e-002; krok(n+1)=5.842182e-001; ng(n+1)=1.882483e+001;
%odnowa zmiennej metryki
n=276; farx(n+1)=3.858198e-003; foe(n+1)=1.546335e-002; krok(n+1)=1.271449e-006; ng(n+1)=2.172296e+001;
n=277; farx(n+1)=3.858252e-003; foe(n+1)=1.544878e-002; krok(n+1)=1.068253e-006; ng(n+1)=1.322997e+001;
n=278; farx(n+1)=3.858246e-003; foe(n+1)=1.543351e-002; krok(n+1)=5.801115e-006; ng(n+1)=6.259787e+000;
n=279; farx(n+1)=3.858447e-003; foe(n+1)=1.541527e-002; krok(n+1)=3.223647e-005; ng(n+1)=2.768659e+000;
n=280; farx(n+1)=3.857532e-003; foe(n+1)=1.541044e-002; krok(n+1)=6.888194e-005; ng(n+1)=1.026627e+000;
n=281; farx(n+1)=3.846767e-003; foe(n+1)=1.539507e-002; krok(n+1)=1.389400e-003; ng(n+1)=4.196260e-001;
n=282; farx(n+1)=3.847918e-003; foe(n+1)=1.538633e-002; krok(n+1)=1.202286e-003; ng(n+1)=3.463128e-001;
n=283; farx(n+1)=3.823376e-003; foe(n+1)=1.537694e-002; krok(n+1)=7.981858e-003; ng(n+1)=1.576371e-001;
n=284; farx(n+1)=3.790043e-003; foe(n+1)=1.535853e-002; krok(n+1)=5.671128e-002; ng(n+1)=1.289308e-001;
n=285; farx(n+1)=3.806358e-003; foe(n+1)=1.532784e-002; krok(n+1)=3.234070e-002; ng(n+1)=1.608638e+000;
n=286; farx(n+1)=3.793492e-003; foe(n+1)=1.531896e-002; krok(n+1)=2.476948e-002; ng(n+1)=8.172650e+000;
n=287; farx(n+1)=3.792487e-003; foe(n+1)=1.531584e-002; krok(n+1)=2.118041e-002; ng(n+1)=1.106918e+001;
n=288; farx(n+1)=3.928002e-003; foe(n+1)=1.522018e-002; krok(n+1)=4.556164e-001; ng(n+1)=1.098063e+001;
n=289; farx(n+1)=3.838959e-003; foe(n+1)=1.518747e-002; krok(n+1)=1.532184e-001; ng(n+1)=7.054533e+000;
n=290; farx(n+1)=3.831211e-003; foe(n+1)=1.511623e-002; krok(n+1)=4.164005e-001; ng(n+1)=1.430605e+001;
n=291; farx(n+1)=3.917669e-003; foe(n+1)=1.489075e-002; krok(n+1)=2.271963e-001; ng(n+1)=2.809603e+001;
n=292; farx(n+1)=3.855995e-003; foe(n+1)=1.484149e-002; krok(n+1)=9.089589e-002; ng(n+1)=1.347618e+001;
n=293; farx(n+1)=3.741278e-003; foe(n+1)=1.463197e-002; krok(n+1)=1.186093e+000; ng(n+1)=2.385356e+001;
n=294; farx(n+1)=3.704845e-003; foe(n+1)=1.457635e-002; krok(n+1)=5.873647e-002; ng(n+1)=3.544667e+001;
n=295; farx(n+1)=3.653484e-003; foe(n+1)=1.428550e-002; krok(n+1)=1.435748e+000; ng(n+1)=2.080889e+001;
n=296; farx(n+1)=3.658526e-003; foe(n+1)=1.409700e-002; krok(n+1)=4.577617e-001; ng(n+1)=3.560414e+001;
n=297; farx(n+1)=3.700032e-003; foe(n+1)=1.393157e-002; krok(n+1)=3.224739e-001; ng(n+1)=4.217406e+001;
n=298; farx(n+1)=3.771576e-003; foe(n+1)=1.368793e-002; krok(n+1)=9.282331e-001; ng(n+1)=2.806352e+001;
n=299; farx(n+1)=3.740427e-003; foe(n+1)=1.354336e-002; krok(n+1)=1.447238e-001; ng(n+1)=2.800747e+001;
n=300; farx(n+1)=3.678470e-003; foe(n+1)=1.342927e-002; krok(n+1)=2.249366e-001; ng(n+1)=1.429506e+001;

figure; semilogy(farx,'b'); hold on; semilogy(foe,'r'); xlabel('Iteracje'); ylabel('Earx, Eoe'); legend('Earx','Eoe'); title('Uczenie predyktora OE');
figure; subplot(2,1,1); semilogy(krok); xlabel('Iteracje'); ylabel('Krok');
subplot(2,1,2); semilogy(ng); xlabel('Iteracje'); ylabel('Norma gradientu');
Earx=farx(n+1)
Eoe=foe(n+1)
